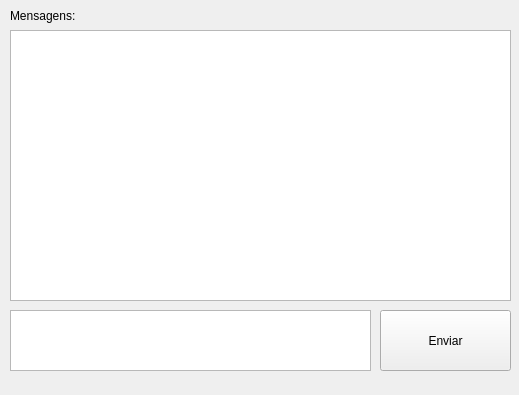
<?xml version="1.0" encoding="UTF-8"?>
<ui version="4.0">
 <class>MainWindow</class>
 <widget class="QMainWindow" name="MainWindow">
  <property name="geometry">
   <rect>
    <x>0</x>
    <y>0</y>
    <width>519</width>
    <height>395</height>
   </rect>
  </property>
  <property name="windowTitle">
   <string>MainWindow</string>
  </property>
  <widget class="QWidget" name="centralWidget">
   <widget class="QLabel" name="label">
    <property name="geometry">
     <rect>
      <x>10</x>
      <y>0</y>
      <width>101</width>
      <height>31</height>
     </rect>
    </property>
    <property name="text">
     <string>Mensagens:</string>
    </property>
   </widget>
   <widget class="QListWidget" name="listWidget">
    <property name="geometry">
     <rect>
      <x>10</x>
      <y>30</y>
      <width>501</width>
      <height>271</height>
     </rect>
    </property>
   </widget>
   <widget class="QPushButton" name="pushButton">
    <property name="geometry">
     <rect>
      <x>380</x>
      <y>310</y>
      <width>131</width>
      <height>61</height>
     </rect>
    </property>
    <property name="text">
     <string>Enviar</string>
    </property>
   </widget>
   <widget class="QTextEdit" name="textEdit">
    <property name="geometry">
     <rect>
      <x>10</x>
      <y>310</y>
      <width>361</width>
      <height>61</height>
     </rect>
    </property>
   </widget>
  </widget>
  <widget class="QMenuBar" name="menuBar">
   <property name="geometry">
    <rect>
     <x>0</x>
     <y>0</y>
     <width>519</width>
     <height>22</height>
    </rect>
   </property>
  </widget>
 </widget>
 <layoutdefault spacing="6" margin="11"/>
 <resources/>
 <connections/>
</ui>
